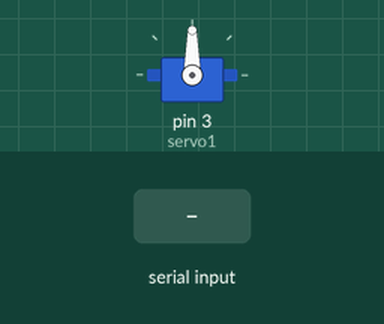
This sketch was run on a simulated Arduino Uno, built with avr-gcc and run on an emulated ATmega328P. On the bench: servo. The test bench sets the inputs (shaded band).

Above: at 1.2 s.
1.3 s: "90,45\n" received over Serial
At 3.4 s:
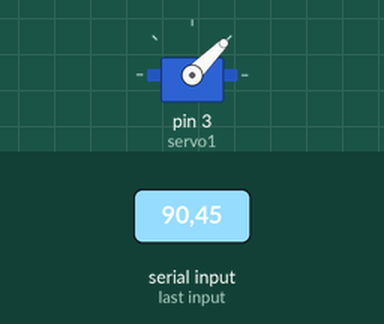
Timing chart, 0 to 4.9 s (numbered marks = the images above; inputs shaded):
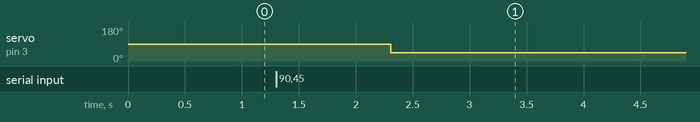

The sketch:

sketch_may3a.ino
```cpp
#include <Servo.h>

Servo servo1;

void setup() {
  Serial.begin(9600);
  servo1.attach(3);
}

void loop() {
  if (Serial.available() > 0) {
    int peopleCount = Serial.readString().toInt();
    // Serial.println(peopleCount);
    if(peopleCount > 2){
      servo1.write(45);
      delay(800);  // Add a delay after rotating the servo
    }
    else{
      servo1.write(225);
      // delay(1000);  // Add a delay after rotating the servo
    }
  }
}
```

Measured:
- after the input at 1.3 s, servo on pin 3 (servo1): 90° → 45° after 1.0 s
